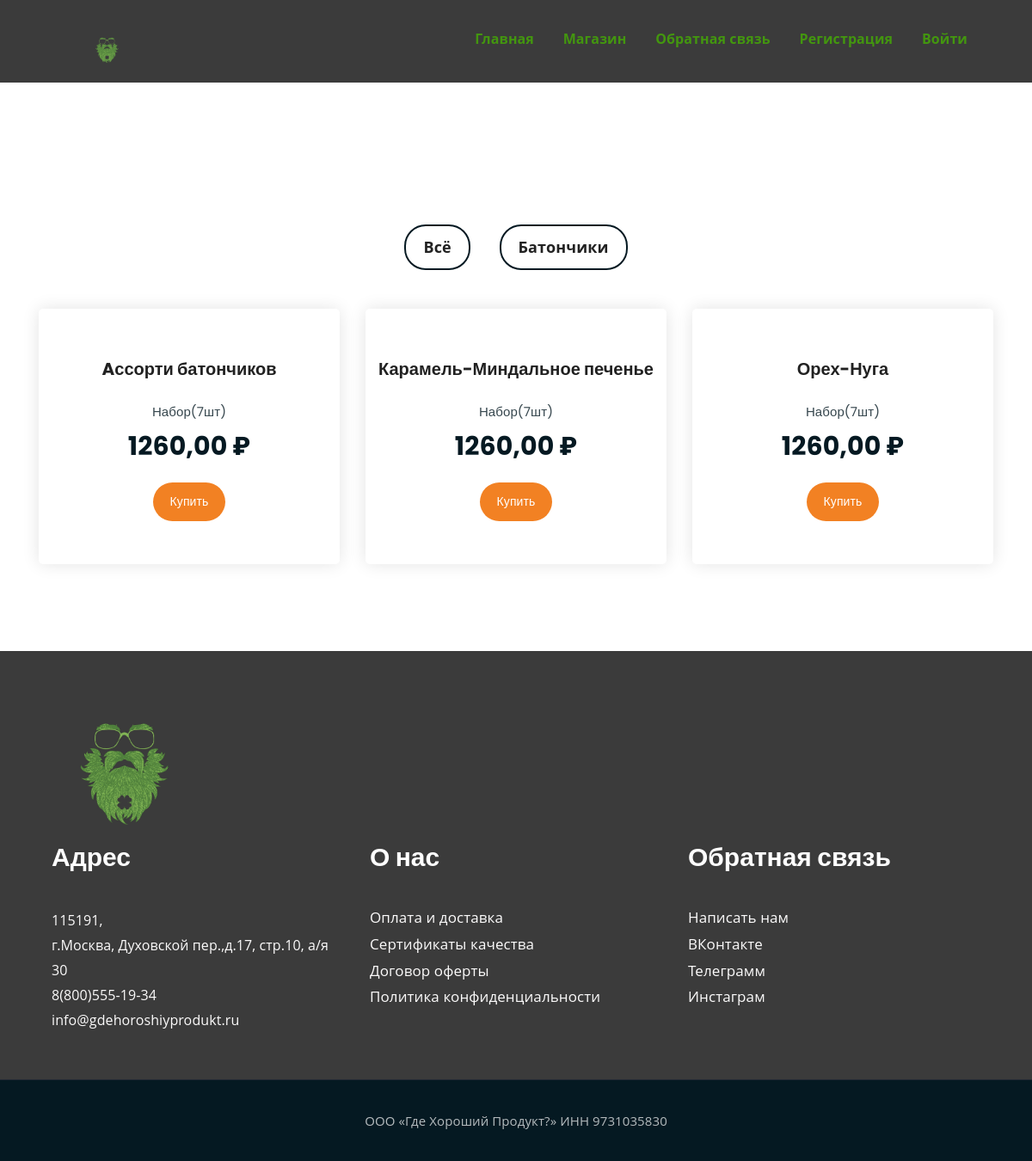
The app's page /shop/ with its own data.
### baton/models.py (models this page shows, shortened)
class Category(models.Model):
    title = models.CharField(max_length=100, verbose_name='Категория')
    slug = models.SlugField(max_length=100, unique=True, verbose_name='url')
    def get_absolute_url(self):
        return reverse('category', kwargs={"slug": self.slug})
    class Meta:
        ordering = ['title']
        verbose_name = 'Категория(ю)'
        verbose_name_plural = 'Категории'

class Product(models.Model):
    title = models.CharField(max_length=100, verbose_name='Название')
    slug = models.SlugField(max_length=100, unique=True, verbose_name='url')
    photo = models.ImageField(verbose_name='Добавить изобращение', blank=True, upload_to='photos/%Y/%m/%d/')
    content = models.TextField(verbose_name='Описание товара',)
    price = models.DecimalField(verbose_name='Стоимость товара', max_digits=10, decimal_places=2)
    structure = models.TextField(verbose_name='Состав')
    value = models.TextField(verbose_name='Пищевая ценность')
    storage = models.CharField(max_length=300, verbose_name='Условия хранения')
    availability = models.BooleanField(default=True, verbose_name='В наличии')
    category = models.ForeignKey(Category, on_delete=models.PROTECT, related_name='products', verbose_name='Категория')
    class Meta:
        ordering = ['title']
        verbose_name = 'Продукт'
        verbose_name_plural = 'Продукты'
    def get_absolute_url(self):
        return reverse('product', args=[self.pk, self.slug])

### baton/views.py (the view)
# urls.py: path('shop/', shop, name='shop'),
def shop(request):
    products = Product.objects.filter(availability=True).select_related('category')
    paginator = Paginator(products, 6)
    page_number = request.GET.get('page')
    page_obj = paginator.get_page(page_number)
    return render(request, 'baton/shop.html', {'products': products,
                                               'page_obj': page_obj})

### baton/templatetags/category_tags.py (called while the page is built)
@register.inclusion_tag('baton/shop_tpl.html')
def show_menu(menu_class='menu'):
    categories = Category.objects.annotate(one=Count('products')).filter(one__gt=0)
    return {'categories': categories,
            'menu_class': menu_class}

### cart/cart.py (called while the page is built)
    def __len__(self):
        return sum(item['quantity'] for item in self.cart.values())

### cart/context_processors.py (called while the page is built)
def cart(request):
    return {'cart': Cart(request)}

### baton/templates/baton/shop.html (shortened to what this page needs)
{% extends 'base.html' %}
{% load static %}
{% load category_tags %}
{% block content %}
<div class="product-section mt-150 mb-150">
    <div class="container">
        <div class="row">
            <div class="col-md-12">
            {% show_menu %}
            </div>
        </div>
        <div class="row product-lists">
            {% for item in page_obj %}
            <div class="col-lg-4 col-md-6 text-center">
                <div class="single-product-item">
                    <div class="product-image">
                    </div>
                    <h3><strong class="llow"> <a href="{{ item.get_absolute_url }}">{{ item.title }} </a></strong></h3>
                    <p class="product-price"><span>Набор(7шт)</span>{{ item.price }} ₽</p>
                    <a href="{{ item.get_absolute_url }}" class="cart-btn">Купить</a>
                </div>
            </div>
            {% endfor %}
        </div>
        <div class="row">
            <div class="col-lg-12 text-center">
            </div>
        </div>
    </div>
</div>
{% endblock %}

### baton/templates/baton/shop_tpl.html
<div class="product-filters">
                    <ul>
                        <li><a href="{% url 'shop' %}">Всё</a></li>
                        {% for item in categories %}
                        <li><a href="{{ item.get_absolute_url }}">{{ item.title }}</a></li>
                        {% endfor %}
                    </ul>
                </div>

### hz/static/css/style.css (style rules this page uses)
html { scroll-behavior: smooth; }
body { color: #666666; font-size: 14px; font-family: 'Poppins', sans-serif; line-height: 1.80857; font-weight: normal; overflow-x: hidden; }
a { color: #1f1f1f; text-decoration: none !important; outline: none !important; -webkit-transition: all .3s ease-in-out; -moz-transition: all .3s ease-in-out; -ms-transition: all .3s ease-in-out; -o-transition: all .3s ease-in-out; transition: all .3s ease-in-out; }
h1, h2, h3, h4, h5, h6 { letter-spacing: 0; font-weight: normal; position: relative; padding: 0 0 10px 0; font-weight: normal; line-height: normal; color: #111111; margin: 0 }
h3 { font-size: 18px }
*, *::after, *::before { -webkit-box-sizing: border-box; -moz-box-sizing: border-box; box-sizing: border-box; }
h1 a, h2 a, h3 a, h4 a, h5 a, h6 a { color: #212121; text-decoration: none!important; opacity: 1 }
ul, li, ol { margin: 0px; padding: 0px; list-style: none; }
p { margin: 0px; font-weight: 300; font-size: 15px; line-height: 24px; }
a { color: #222222; text-decoration: none; outline: none !important; }
a, .btn { text-decoration: none !important; outline: none !important; -webkit-transition: all .3s ease-in-out; -moz-transition: all .3s ease-in-out; -ms-transition: all .3s ease-in-out; -o-transition: all .3s ease-in-out; transition: all .3s ease-in-out; }
.llow { color: #488d1c; font-weight: bold; }

### hz/static/assets/css/main.css (style rules this page uses)
html { font-size: 14px; font-weight: 400; line-height: 28px; height: 100%; }
body { font-family: "Open Sans", sans-serif; font-weight: 400; font-size: 1rem; letter-spacing: 0.1px; line-height: 1.8; color: #051922; overflow-x: hidden; }
a { cursor: pointer; text-decoration: none; -webkit-transition: all 0.2s ease-in-out; -o-transition: all 0.2s ease-in-out; transition: all 0.2s ease-in-out; }
h1, .h1, h2, .h2, h3, .h3, h4, .h4, h5, .h5, h6, .h6 { font-family: "Poppins", sans-serif; font-weight: 700; margin: 0 0 1.25rem 0; color: #051922; }
h3, .h3 { font-size: 2rem; font-weight: 700; line-height: 2.25rem; }
p { font-family: "Open Sans", sans-serif; font-weight: 400; font-size: 1rem; letter-spacing: 0.1px; line-height: 1.8; color: #051922; margin: 0 0 1.25rem 0; }
.mt-150 { margin-top: 150px; }
.mb-150 { margin-bottom: 150px; }
a.boxed-btn, a.bordered-btn, a.cart-btn { border-radius: 50px; }
a.cart-btn { -webkit-transition: 0.3s; -o-transition: 0.3s; transition: 0.3s; }
.single-product-item { -webkit-transition: 0.3s; -o-transition: 0.3s; transition: 0.3s; }
html, body { height: 100%; }
.product-filters { margin-bottom: 80px; }
.product-filters ul { margin: 0; padding: 0; list-style: none; text-align: center; }
.product-filters ul li { display: inline-block; font-weight: 700; font-size: 18px; margin: 15px; border: 2px solid #051922; color: #323232; cursor: pointer; padding: 8px 20px; border-radius: 25px; }
.single-product-item { margin-bottom: -50px; margin-top: -50px; }
.product-image { padding: 30px; padding-bottom: 0; }
.single-product-item h3 { font-size: 20px; font-weight: 600; margin-bottom: 10px; }
p.product-price { font-family: 'Poppins', sans-serif; font-size: 30px; font-weight: 700; margin-bottom: 15px; }
p.product-price span { display: block; opacity: 0.8; font-size: 15px; font-weight: 400; }
a.cart-btn { font-family: 'Poppins', sans-serif; display: inline-block; background-color: #F28123; color: #fff; padding: 10px 20px; }
.single-product-item { -webkit-box-shadow: 0 0 20px #e4e4e4; box-shadow: 0 0 20px #e4e4e4; padding-bottom: 50px; border-radius: 5px; }

### records on screen
Category: title "Батончики"
Product: title "Aссорти батончиков", price "1260,00"
Product: title "Карамель-Миндальное печенье", price "1260,00"
Product: title "Орех-Нуга", price "1260,00"
